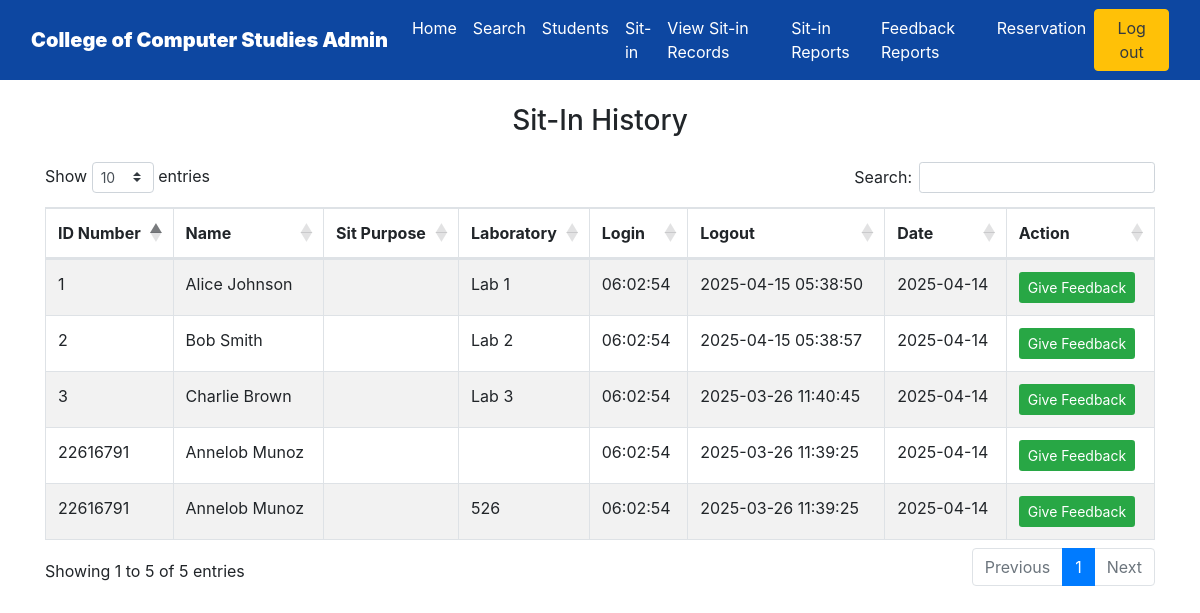
The app's page /history.php (signed in) with its own data.
### tables this page shows
CREATE TABLE `sit_in_records` (
  `id` int(11) NOT NULL,
  `student_id` int(11) DEFAULT NULL,
  `sit_in_time` datetime DEFAULT current_timestamp(),
  `log_out_time` datetime DEFAULT NULL,
  `laboratory` varchar(100) DEFAULT NULL,
  `name` varchar(255) DEFAULT NULL,
  `language` varchar(50) NOT NULL,
  `remaining_sessions` int(11) DEFAULT 30,
  `subject` varchar(100) DEFAULT NULL,
  `lab` varchar(100) NOT NULL,
  `purpose` varchar(255) NOT NULL,
  `date` datetime NOT NULL DEFAULT current_timestamp(),
  `time_in` time NOT NULL DEFAULT curtime(),
  `time_out` time DEFAULT NULL
);

### history.php (the view, shortened to what this page needs)
<?php
include 'db.php';
?>
<!DOCTYPE html>
<html>
<head>
    <link rel="stylesheet" href="https://stackpath.bootstrapcdn.com/bootstrap/4.5.2/css/bootstrap.min.css">
    <link rel="stylesheet" href="https://cdn.datatables.net/1.10.25/css/dataTables.bootstrap4.min.css">
</head>
<body>
<nav class="navbar navbar-expand-lg navbar-dark" style="background-color: #0d47a1;">
    <div class="container-fluid">
        <a class="navbar-brand text-white"><strong>College of Computer Studies Admin</strong></a>
        <div class="collapse navbar-collapse justify-content-center" id="navbarNav">
            <ul class="navbar-nav">
                <li class="nav-item"><a class="nav-link text-white" href="admin.php">Home</a></li>
                <li class="nav-item"><a class="nav-link text-white" href="#" data-toggle="modal" data-target="#searchModal">Search</a></li>
                <li class="nav-item"><a class="nav-link text-white" href="students.php">Students</a></li>
                <li class="nav-item"><a class="nav-link text-white" href="sit_in.php">Sit-in</a></li>
                <li class="nav-item"><a class="nav-link text-white" href="ViewRecords.php">View Sit-in Records</a></li>
                <li class="nav-item"><a class="nav-link text-white" href="report.php">Sit-in Reports</a></li>
                <li class="nav-item"><a class="nav-link text-white active" href="feedback_report.php">Feedback Reports</a></li>
                <li class="nav-item"><a class="nav-link text-white" href="#">Reservation</a></li>
            </ul>
        </div>
        <a href="logout.php" class="btn btn-warning text-dark">Log out</a>
    </div>
</nav>
<div class="container mt-4">
    <h3 class="text-center mb-4">Sit-In History</h3>
    <table id="historyTable" class="table table-bordered table-striped">
        <thead>
            <tr>
                <th>ID Number</th>
                <th>Name</th>
                <th>Sit Purpose</th>
                <th>Laboratory</th>
                <th>Login</th>
                <th>Logout</th>
                <th>Date</th>
                <th>Action</th>
            </tr>
        </thead>
        <tbody>
        <?php
        $sql = "SELECT * FROM sit_in_records WHERE log_out_time IS NOT NULL ORDER BY date DESC";
        $result = $conn->query($sql);
        while ($row = $result->fetch_assoc()) {
            $student_id = $row['student_id'];
            $name = $row['name'];
            $purpose = $row['purpose'];
            $lab = $row['laboratory'];
            $time_in = $row['time_in'];
            $time_out = $row['log_out_time'];
            $date = $row['date'];
            $sit_in_id = $row['id'];
            echo "<tr>
                    <td>$student_id</td>
                    <td>$name</td>
                    <td>$purpose</td>
                    <td>$lab</td>
                    <td>$time_in</td>
                    <td>$time_out</td>
                    <td>" . date("Y-m-d", strtotime($date)) . "</td>
                    <td>
                        <button
                            class='btn btn-feedback btn-sm openFeedbackModal'
                            data-student-id='$student_id'
                            data-name='$name'
                            data-laboratory='$lab'
                            data-sit-in-id='$sit_in_id'>
                            Give Feedback
                        </button>
                    </td>
                  </tr>";
        }
        ?>
        </tbody>
    </table>
</div>
</body>
</html>

### history.php (style rules this page uses)
.navbar-brand { font-weight: bold; }
.btn-feedback { background-color: #28a745; color: white; }

### records on screen
sit_in_records: student "22616791", name "Annelob Munoz", time_in "06:02:54", log_out_time "2025-03-26 11:39:25", date "2025-04-14"
sit_in_records: student "1", name "Alice Johnson", laboratory "Lab 1", time_in "06:02:54", log_out_time "2025-04-15 05:38:50", date "2025-04-14"
sit_in_records: student "2", name "Bob Smith", laboratory "Lab 2", time_in "06:02:54", log_out_time "2025-04-15 05:38:57", date "2025-04-14"
sit_in_records: student "3", name "Charlie Brown", laboratory "Lab 3", time_in "06:02:54", log_out_time "2025-03-26 11:40:45", date "2025-04-14"
sit_in_records: student "22616791", name "Annelob Munoz", laboratory "526", time_in "06:02:54", log_out_time "2025-03-26 11:39:25", date "2025-04-14"
